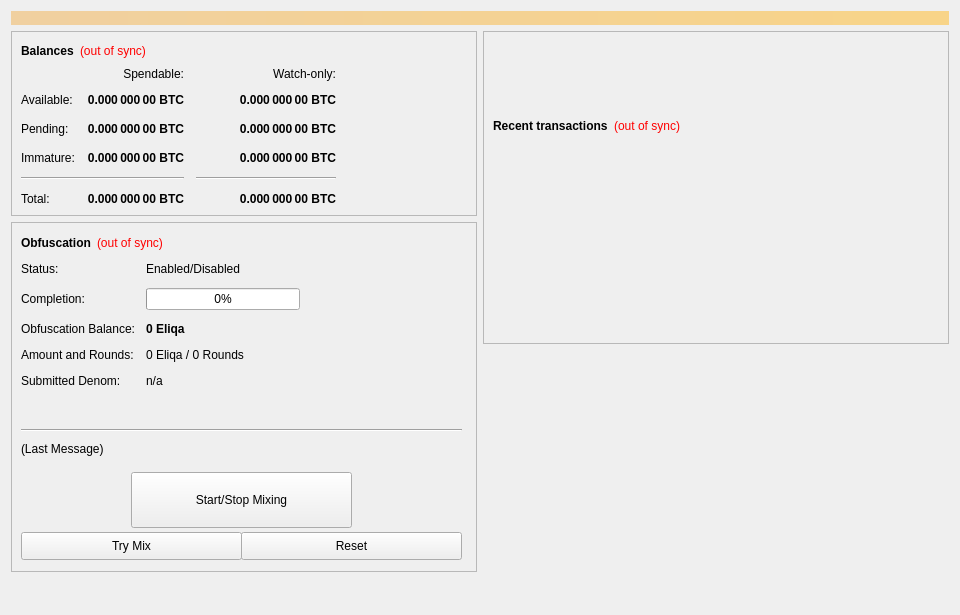
<?xml version="1.0" encoding="UTF-8"?>
<ui version="4.0">
 <class>OverviewPage</class>
 <widget class="QWidget" name="OverviewPage">
  <property name="geometry">
   <rect>
    <x>0</x>
    <y>0</y>
    <width>960</width>
    <height>615</height>
   </rect>
  </property>
  <property name="minimumSize">
   <size>
    <width>960</width>
    <height>0</height>
   </size>
  </property>
  <property name="windowTitle">
   <string>Form</string>
  </property>
  <layout class="QVBoxLayout" name="topLayout">
   <item>
    <widget class="QLabel" name="labelAlerts">
     <property name="visible">
      <bool>false</bool>
     </property>
     <property name="styleSheet">
      <string notr="true">background-color: qlineargradient(x1: 0, y1: 0, x2: 1, y2: 0, stop:0 #F0D0A0, stop:1 #F8D488); color:#000000;</string>
     </property>
     <property name="wordWrap">
      <bool>true</bool>
     </property>
     <property name="margin">
      <number>3</number>
     </property>
    </widget>
   </item>
   <item>
    <layout class="QHBoxLayout" name="horizontalLayout" stretch="1,1">
     <item>
      <layout class="QVBoxLayout" name="verticalLayout_2">
       <item>
        <widget class="QFrame" name="frame">
         <property name="frameShape">
          <enum>QFrame::StyledPanel</enum>
         </property>
         <property name="frameShadow">
          <enum>QFrame::Raised</enum>
         </property>
         <layout class="QVBoxLayout" name="verticalLayout_4">
          <item>
           <layout class="QHBoxLayout" name="horizontalLayout_4">
            <item>
             <widget class="QLabel" name="label_5">
              <property name="font">
               <font>
                <weight>75</weight>
                <bold>true</bold>
               </font>
              </property>
              <property name="text">
               <string>Balances</string>
              </property>
             </widget>
            </item>
            <item>
             <widget class="QLabel" name="labelWalletStatus">
              <property name="cursor">
               <cursorShape>WhatsThisCursor</cursorShape>
              </property>
              <property name="toolTip">
               <string>The displayed information may be out of date. Your wallet automatically synchronizes with the ELIQA network after a connection is established, but this process has not completed yet.</string>
              </property>
              <property name="styleSheet">
               <string notr="true">QLabel { color: red; }</string>
              </property>
              <property name="text">
               <string notr="true">(out of sync)</string>
              </property>
              <property name="alignment">
               <set>Qt::AlignLeading|Qt::AlignLeft|Qt::AlignVCenter</set>
              </property>
             </widget>
            </item>
            <item>
             <spacer name="horizontalSpacer_3">
              <property name="orientation">
               <enum>Qt::Horizontal</enum>
              </property>
              <property name="sizeHint" stdset="0">
               <size>
                <width>40</width>
                <height>20</height>
               </size>
              </property>
             </spacer>
            </item>
           </layout>
          </item>
          <item>
           <layout class="QGridLayout" name="gridLayout">
            <property name="spacing">
             <number>12</number>
            </property>
            <item row="2" column="2">
             <widget class="QLabel" name="labelWatchPending">
              <property name="font">
               <font>
                <weight>75</weight>
                <bold>true</bold>
               </font>
              </property>
              <property name="cursor">
               <cursorShape>IBeamCursor</cursorShape>
              </property>
              <property name="toolTip">
               <string>Unconfirmed transactions to watch-only addresses</string>
              </property>
              <property name="text">
               <string notr="true">0.000 000 00 BTC</string>
              </property>
              <property name="alignment">
               <set>Qt::AlignRight|Qt::AlignTrailing|Qt::AlignVCenter</set>
              </property>
              <property name="textInteractionFlags">
               <set>Qt::LinksAccessibleByMouse|Qt::TextSelectableByKeyboard|Qt::TextSelectableByMouse</set>
              </property>
             </widget>
            </item>
            <item row="2" column="1">
             <widget class="QLabel" name="labelUnconfirmed">
              <property name="font">
               <font>
                <weight>75</weight>
                <bold>true</bold>
               </font>
              </property>
              <property name="cursor">
               <cursorShape>IBeamCursor</cursorShape>
              </property>
              <property name="toolTip">
               <string>Total of transactions that have yet to be confirmed, and do not yet count toward the spendable balance</string>
              </property>
              <property name="text">
               <string notr="true">0.000 000 00 BTC</string>
              </property>
              <property name="alignment">
               <set>Qt::AlignRight|Qt::AlignTrailing|Qt::AlignVCenter</set>
              </property>
              <property name="textInteractionFlags">
               <set>Qt::LinksAccessibleByMouse|Qt::TextSelectableByKeyboard|Qt::TextSelectableByMouse</set>
              </property>
             </widget>
            </item>
            <item row="3" column="2">
             <widget class="QLabel" name="labelWatchImmature">
              <property name="font">
               <font>
                <weight>75</weight>
                <bold>true</bold>
               </font>
              </property>
              <property name="cursor">
               <cursorShape>IBeamCursor</cursorShape>
              </property>
              <property name="toolTip">
               <string>Staked or masternode rewards in watch-only addresses that has not yet matured</string>
              </property>
              <property name="text">
               <string notr="true">0.000 000 00 BTC</string>
              </property>
              <property name="alignment">
               <set>Qt::AlignRight|Qt::AlignTrailing|Qt::AlignVCenter</set>
              </property>
              <property name="textInteractionFlags">
               <set>Qt::LinksAccessibleByMouse|Qt::TextSelectableByKeyboard|Qt::TextSelectableByMouse</set>
              </property>
             </widget>
            </item>
            <item row="4" column="0" colspan="2">
             <widget class="Line" name="lineSpendableBalance">
              <property name="orientation">
               <enum>Qt::Horizontal</enum>
              </property>
             </widget>
            </item>
            <item row="4" column="2">
             <widget class="Line" name="lineWatchBalance">
              <property name="sizePolicy">
               <sizepolicy hsizetype="Preferred" vsizetype="Fixed">
                <horstretch>0</horstretch>
                <verstretch>0</verstretch>
               </sizepolicy>
              </property>
              <property name="minimumSize">
               <size>
                <width>140</width>
                <height>0</height>
               </size>
              </property>
              <property name="orientation">
               <enum>Qt::Horizontal</enum>
              </property>
             </widget>
            </item>
            <item row="5" column="0">
             <widget class="QLabel" name="labelTotalText">
              <property name="text">
               <string>Total:</string>
              </property>
             </widget>
            </item>
            <item row="3" column="1">
             <widget class="QLabel" name="labelImmature">
              <property name="font">
               <font>
                <weight>75</weight>
                <bold>true</bold>
               </font>
              </property>
              <property name="cursor">
               <cursorShape>IBeamCursor</cursorShape>
              </property>
              <property name="toolTip">
               <string>Staked or masternode rewards that has not yet matured</string>
              </property>
              <property name="text">
               <string notr="true">0.000 000 00 BTC</string>
              </property>
              <property name="alignment">
               <set>Qt::AlignRight|Qt::AlignTrailing|Qt::AlignVCenter</set>
              </property>
              <property name="textInteractionFlags">
               <set>Qt::LinksAccessibleByMouse|Qt::TextSelectableByKeyboard|Qt::TextSelectableByMouse</set>
              </property>
             </widget>
            </item>
            <item row="2" column="3">
             <spacer name="horizontalSpacer_2">
              <property name="orientation">
               <enum>Qt::Horizontal</enum>
              </property>
              <property name="sizeHint" stdset="0">
               <size>
                <width>40</width>
                <height>20</height>
               </size>
              </property>
             </spacer>
            </item>
            <item row="3" column="0">
             <widget class="QLabel" name="labelImmatureText">
              <property name="text">
               <string>Immature:</string>
              </property>
             </widget>
            </item>
            <item row="5" column="1">
             <widget class="QLabel" name="labelTotal">
              <property name="font">
               <font>
                <weight>75</weight>
                <bold>true</bold>
               </font>
              </property>
              <property name="cursor">
               <cursorShape>IBeamCursor</cursorShape>
              </property>
              <property name="toolTip">
               <string>Your current total balance</string>
              </property>
              <property name="text">
               <string notr="true">0.000 000 00 BTC</string>
              </property>
              <property name="alignment">
               <set>Qt::AlignRight|Qt::AlignTrailing|Qt::AlignVCenter</set>
              </property>
              <property name="textInteractionFlags">
               <set>Qt::LinksAccessibleByMouse|Qt::TextSelectableByKeyboard|Qt::TextSelectableByMouse</set>
              </property>
             </widget>
            </item>
            <item row="5" column="2">
             <widget class="QLabel" name="labelWatchTotal">
              <property name="font">
               <font>
                <weight>75</weight>
                <bold>true</bold>
               </font>
              </property>
              <property name="cursor">
               <cursorShape>IBeamCursor</cursorShape>
              </property>
              <property name="toolTip">
               <string>Current total balance in watch-only addresses</string>
              </property>
              <property name="text">
               <string notr="true">0.000 000 00 BTC</string>
              </property>
              <property name="alignment">
               <set>Qt::AlignRight|Qt::AlignTrailing|Qt::AlignVCenter</set>
              </property>
              <property name="textInteractionFlags">
               <set>Qt::LinksAccessibleByMouse|Qt::TextSelectableByKeyboard|Qt::TextSelectableByMouse</set>
              </property>
             </widget>
            </item>
            <item row="0" column="2">
             <widget class="QLabel" name="labelWatchonly">
              <property name="text">
               <string>Watch-only:</string>
              </property>
              <property name="alignment">
               <set>Qt::AlignRight|Qt::AlignTrailing|Qt::AlignVCenter</set>
              </property>
             </widget>
            </item>
            <item row="1" column="0">
             <widget class="QLabel" name="labelBalanceText">
              <property name="text">
               <string>Available:</string>
              </property>
             </widget>
            </item>
            <item row="1" column="1">
             <widget class="QLabel" name="labelBalance">
              <property name="font">
               <font>
                <weight>75</weight>
                <bold>true</bold>
               </font>
              </property>
              <property name="cursor">
               <cursorShape>IBeamCursor</cursorShape>
              </property>
              <property name="toolTip">
               <string>Your current spendable balance</string>
              </property>
              <property name="text">
               <string notr="true">0.000 000 00 BTC</string>
              </property>
              <property name="alignment">
               <set>Qt::AlignRight|Qt::AlignTrailing|Qt::AlignVCenter</set>
              </property>
              <property name="textInteractionFlags">
               <set>Qt::LinksAccessibleByMouse|Qt::TextSelectableByKeyboard|Qt::TextSelectableByMouse</set>
              </property>
             </widget>
            </item>
            <item row="1" column="2">
             <widget class="QLabel" name="labelWatchAvailable">
              <property name="font">
               <font>
                <weight>75</weight>
                <bold>true</bold>
               </font>
              </property>
              <property name="cursor">
               <cursorShape>IBeamCursor</cursorShape>
              </property>
              <property name="toolTip">
               <string>Your current balance in watch-only addresses</string>
              </property>
              <property name="text">
               <string notr="true">0.000 000 00 BTC</string>
              </property>
              <property name="alignment">
               <set>Qt::AlignRight|Qt::AlignTrailing|Qt::AlignVCenter</set>
              </property>
              <property name="textInteractionFlags">
               <set>Qt::LinksAccessibleByMouse|Qt::TextSelectableByKeyboard|Qt::TextSelectableByMouse</set>
              </property>
             </widget>
            </item>
            <item row="2" column="0">
             <widget class="QLabel" name="labelPendingText">
              <property name="text">
               <string>Pending:</string>
              </property>
             </widget>
            </item>
            <item row="0" column="1">
             <widget class="QLabel" name="labelSpendable">
              <property name="text">
               <string>Spendable:</string>
              </property>
              <property name="alignment">
               <set>Qt::AlignRight|Qt::AlignTrailing|Qt::AlignVCenter</set>
              </property>
             </widget>
            </item>
           </layout>
          </item>
         </layout>
        </widget>
       </item>
       <item>
        <widget class="QFrame" name="frameObfuscation">
         <property name="minimumSize">
          <size>
           <width>0</width>
           <height>350</height>
          </size>
         </property>
         <property name="layoutDirection">
          <enum>Qt::LeftToRight</enum>
         </property>
         <property name="frameShape">
          <enum>QFrame::StyledPanel</enum>
         </property>
         <property name="frameShadow">
          <enum>QFrame::Raised</enum>
         </property>
         <widget class="QWidget" name="formLayoutWidget">
          <property name="geometry">
           <rect>
            <x>10</x>
            <y>40</y>
            <width>451</width>
            <height>161</height>
           </rect>
          </property>
          <layout class="QFormLayout" name="formLayout">
           <property name="fieldGrowthPolicy">
            <enum>QFormLayout::AllNonFixedFieldsGrow</enum>
           </property>
           <property name="horizontalSpacing">
            <number>11</number>
           </property>
           <property name="verticalSpacing">
            <number>12</number>
           </property>
           <item row="0" column="0">
            <widget class="QLabel" name="label_6">
             <property name="text">
              <string>Status:</string>
             </property>
            </widget>
           </item>
           <item row="1" column="0">
            <widget class="QLabel" name="label_7">
             <property name="text">
              <string>Completion:</string>
             </property>
            </widget>
           </item>
           <item row="1" column="1">
            <widget class="QProgressBar" name="obfuscationProgress">
             <property name="maximumSize">
              <size>
               <width>154</width>
               <height>16777215</height>
              </size>
             </property>
             <property name="value">
              <number>0</number>
             </property>
            </widget>
           </item>
           <item row="2" column="0">
            <widget class="QLabel" name="labelAnonymizedText">
             <property name="text">
              <string>Obfuscation Balance:</string>
             </property>
            </widget>
           </item>
           <item row="2" column="1">
            <widget class="QLabel" name="labelAnonymized">
             <property name="font">
              <font>
               <weight>75</weight>
               <bold>true</bold>
              </font>
             </property>
             <property name="text">
              <string notr="true">0 Eliqa</string>
             </property>
            </widget>
           </item>
           <item row="3" column="0">
            <widget class="QLabel" name="label_8">
             <property name="text">
              <string>Amount and Rounds:</string>
             </property>
            </widget>
           </item>
           <item row="3" column="1">
            <widget class="QLabel" name="labelAmountRounds">
             <property name="text">
              <string>0 Eliqa / 0 Rounds</string>
             </property>
            </widget>
           </item>
           <item row="4" column="0">
            <widget class="QLabel" name="label_9">
             <property name="text">
              <string>Submitted Denom:</string>
             </property>
            </widget>
           </item>
           <item row="4" column="1">
            <widget class="QLabel" name="labelSubmittedDenom">
             <property name="toolTip">
              <string>The denominations you submitted to the Masternode.&lt;br&gt;To mix, other users must submit the exact same denominations.</string>
             </property>
             <property name="text">
              <string>n/a</string>
             </property>
            </widget>
           </item>
           <item row="0" column="1">
            <widget class="QLabel" name="obfuscationEnabled">
             <property name="text">
              <string>Enabled/Disabled</string>
             </property>
            </widget>
           </item>
          </layout>
         </widget>
         <widget class="QPushButton" name="runAutoDenom">
          <property name="geometry">
           <rect>
            <x>251</x>
            <y>17</y>
            <width>1</width>
            <height>1</height>
           </rect>
          </property>
          <property name="palette">
           <palette>
            <active>
             <colorrole role="WindowText">
              <brush brushstyle="SolidPattern">
               <color alpha="255">
                <red>0</red>
                <green>0</green>
                <blue>0</blue>
               </color>
              </brush>
             </colorrole>
             <colorrole role="Button">
              <brush brushstyle="SolidPattern">
               <color alpha="255">
                <red>239</red>
                <green>238</green>
                <blue>238</blue>
               </color>
              </brush>
             </colorrole>
             <colorrole role="Light">
              <brush brushstyle="SolidPattern">
               <color alpha="255">
                <red>255</red>
                <green>255</green>
                <blue>255</blue>
               </color>
              </brush>
             </colorrole>
             <colorrole role="Midlight">
              <brush brushstyle="SolidPattern">
               <color alpha="255">
                <red>247</red>
                <green>246</green>
                <blue>246</blue>
               </color>
              </brush>
             </colorrole>
             <colorrole role="Dark">
              <brush brushstyle="SolidPattern">
               <color alpha="255">
                <red>119</red>
                <green>119</green>
                <blue>119</blue>
               </color>
              </brush>
             </colorrole>
             <colorrole role="Mid">
              <brush brushstyle="SolidPattern">
               <color alpha="255">
                <red>159</red>
                <green>159</green>
                <blue>159</blue>
               </color>
              </brush>
             </colorrole>
             <colorrole role="Text">
              <brush brushstyle="SolidPattern">
               <color alpha="255">
                <red>0</red>
                <green>0</green>
                <blue>0</blue>
               </color>
              </brush>
             </colorrole>
             <colorrole role="BrightText">
              <brush brushstyle="SolidPattern">
               <color alpha="255">
                <red>255</red>
                <green>255</green>
                <blue>255</blue>
               </color>
              </brush>
             </colorrole>
             <colorrole role="ButtonText">
              <brush brushstyle="SolidPattern">
               <color alpha="255">
                <red>0</red>
                <green>0</green>
                <blue>0</blue>
               </color>
              </brush>
             </colorrole>
             <colorrole role="Base">
              <brush brushstyle="SolidPattern">
               <color alpha="255">
                <red>255</red>
                <green>255</green>
                <blue>255</blue>
               </color>
              </brush>
             </colorrole>
             <colorrole role="Window">
              <brush brushstyle="SolidPattern">
               <color alpha="255">
                <red>239</red>
                <green>238</green>
                <blue>238</blue>
               </color>
              </brush>
             </colorrole>
             <colorrole role="Shadow">
              <brush brushstyle="SolidPattern">
               <color alpha="255">
                <red>0</red>
                <green>0</green>
                <blue>0</blue>
               </color>
              </brush>
             </colorrole>
             <colorrole role="AlternateBase">
              <brush brushstyle="SolidPattern">
               <color alpha="255">
                <red>247</red>
                <green>246</green>
                <blue>246</blue>
               </color>
              </brush>
             </colorrole>
             <colorrole role="ToolTipBase">
              <brush brushstyle="SolidPattern">
               <color alpha="255">
                <red>255</red>
                <green>255</green>
                <blue>220</blue>
               </color>
              </brush>
             </colorrole>
             <colorrole role="ToolTipText">
              <brush brushstyle="SolidPattern">
               <color alpha="255">
                <red>0</red>
                <green>0</green>
                <blue>0</blue>
               </color>
              </brush>
             </colorrole>
            </active>
            <inactive>
             <colorrole role="WindowText">
              <brush brushstyle="SolidPattern">
               <color alpha="255">
                <red>0</red>
                <green>0</green>
                <blue>0</blue>
               </color>
              </brush>
             </colorrole>
             <colorrole role="Button">
              <brush brushstyle="SolidPattern">
               <color alpha="255">
                <red>239</red>
                <green>238</green>
                <blue>238</blue>
               </color>
              </brush>
             </colorrole>
             <colorrole role="Light">
              <brush brushstyle="SolidPattern">
               <color alpha="255">
                <red>255</red>
                <green>255</green>
                <blue>255</blue>
               </color>
              </brush>
             </colorrole>
             <colorrole role="Midlight">
              <brush brushstyle="SolidPattern">
               <color alpha="255">
                <red>247</red>
                <green>246</green>
                <blue>246</blue>
               </color>
              </brush>
             </colorrole>
             <colorrole role="Dark">
              <brush brushstyle="SolidPattern">
               <color alpha="255">
                <red>119</red>
                <green>119</green>
                <blue>119</blue>
               </color>
              </brush>
             </colorrole>
             <colorrole role="Mid">
              <brush brushstyle="SolidPattern">
               <color alpha="255">
                <red>159</red>
                <green>159</green>
                <blue>159</blue>
               </color>
              </brush>
             </colorrole>
             <colorrole role="Text">
              <brush brushstyle="SolidPattern">
               <color alpha="255">
                <red>0</red>
                <green>0</green>
                <blue>0</blue>
               </color>
              </brush>
             </colorrole>
             <colorrole role="BrightText">
              <brush brushstyle="SolidPattern">
               <color alpha="255">
                <red>255</red>
                <green>255</green>
                <blue>255</blue>
               </color>
              </brush>
             </colorrole>
             <colorrole role="ButtonText">
              <brush brushstyle="SolidPattern">
               <color alpha="255">
                <red>0</red>
                <green>0</green>
                <blue>0</blue>
               </color>
              </brush>
             </colorrole>
             <colorrole role="Base">
              <brush brushstyle="SolidPattern">
               <color alpha="255">
                <red>255</red>
                <green>255</green>
                <blue>255</blue>
               </color>
              </brush>
             </colorrole>
             <colorrole role="Window">
              <brush brushstyle="SolidPattern">
               <color alpha="255">
                <red>239</red>
                <green>238</green>
                <blue>238</blue>
               </color>
              </brush>
             </colorrole>
             <colorrole role="Shadow">
              <brush brushstyle="SolidPattern">
               <color alpha="255">
                <red>0</red>
                <green>0</green>
                <blue>0</blue>
               </color>
              </brush>
             </colorrole>
             <colorrole role="AlternateBase">
              <brush brushstyle="SolidPattern">
               <color alpha="255">
                <red>247</red>
                <green>246</green>
                <blue>246</blue>
               </color>
              </brush>
             </colorrole>
             <colorrole role="ToolTipBase">
              <brush brushstyle="SolidPattern">
               <color alpha="255">
                <red>255</red>
                <green>255</green>
                <blue>220</blue>
               </color>
              </brush>
             </colorrole>
             <colorrole role="ToolTipText">
              <brush brushstyle="SolidPattern">
               <color alpha="255">
                <red>0</red>
                <green>0</green>
                <blue>0</blue>
               </color>
              </brush>
             </colorrole>
            </inactive>
            <disabled>
             <colorrole role="WindowText">
              <brush brushstyle="SolidPattern">
               <color alpha="255">
                <red>119</red>
                <green>119</green>
                <blue>119</blue>
               </color>
              </brush>
             </colorrole>
             <colorrole role="Button">
              <brush brushstyle="SolidPattern">
               <color alpha="255">
                <red>239</red>
                <green>238</green>
                <blue>238</blue>
               </color>
              </brush>
             </colorrole>
             <colorrole role="Light">
              <brush brushstyle="SolidPattern">
               <color alpha="255">
                <red>255</red>
                <green>255</green>
                <blue>255</blue>
               </color>
              </brush>
             </colorrole>
             <colorrole role="Midlight">
              <brush brushstyle="SolidPattern">
               <color alpha="255">
                <red>247</red>
                <green>246</green>
                <blue>246</blue>
               </color>
              </brush>
             </colorrole>
             <colorrole role="Dark">
              <brush brushstyle="SolidPattern">
               <color alpha="255">
                <red>119</red>
                <green>119</green>
                <blue>119</blue>
               </color>
              </brush>
             </colorrole>
             <colorrole role="Mid">
              <brush brushstyle="SolidPattern">
               <color alpha="255">
                <red>159</red>
                <green>159</green>
                <blue>159</blue>
               </color>
              </brush>
             </colorrole>
             <colorrole role="Text">
              <brush brushstyle="SolidPattern">
               <color alpha="255">
                <red>119</red>
                <green>119</green>
                <blue>119</blue>
               </color>
              </brush>
             </colorrole>
             <colorrole role="BrightText">
              <brush brushstyle="SolidPattern">
               <color alpha="255">
                <red>255</red>
                <green>255</green>
                <blue>255</blue>
               </color>
              </brush>
             </colorrole>
             <colorrole role="ButtonText">
              <brush brushstyle="SolidPattern">
               <color alpha="255">
                <red>119</red>
                <green>119</green>
                <blue>119</blue>
               </color>
              </brush>
             </colorrole>
             <colorrole role="Base">
              <brush brushstyle="SolidPattern">
               <color alpha="255">
                <red>239</red>
                <green>238</green>
                <blue>238</blue>
               </color>
              </brush>
             </colorrole>
             <colorrole role="Window">
              <brush brushstyle="SolidPattern">
               <color alpha="255">
                <red>239</red>
                <green>238</green>
                <blue>238</blue>
               </color>
              </brush>
             </colorrole>
             <colorrole role="Shadow">
              <brush brushstyle="SolidPattern">
               <color alpha="255">
                <red>0</red>
                <green>0</green>
                <blue>0</blue>
               </color>
              </brush>
             </colorrole>
             <colorrole role="AlternateBase">
              <brush brushstyle="SolidPattern">
               <color alpha="255">
                <red>239</red>
                <green>238</green>
                <blue>238</blue>
               </color>
              </brush>
             </colorrole>
             <colorrole role="ToolTipBase">
              <brush brushstyle="SolidPattern">
               <color alpha="255">
                <red>255</red>
                <green>255</green>
                <blue>220</blue>
               </color>
              </brush>
             </colorrole>
             <colorrole role="ToolTipText">
              <brush brushstyle="SolidPattern">
               <color alpha="255">
                <red>0</red>
                <green>0</green>
                <blue>0</blue>
               </color>
              </brush>
             </colorrole>
            </disabled>
           </palette>
          </property>
          <property name="focusPolicy">
           <enum>Qt::NoFocus</enum>
          </property>
          <property name="autoFillBackground">
           <bool>true</bool>
          </property>
          <property name="text">
           <string/>
          </property>
          <property name="flat">
           <bool>true</bool>
          </property>
         </widget>
         <widget class="QPushButton" name="toggleObfuscation">
          <property name="geometry">
           <rect>
            <x>120</x>
            <y>250</y>
            <width>221</width>
            <height>56</height>
           </rect>
          </property>
          <property name="sizePolicy">
           <sizepolicy hsizetype="MinimumExpanding" vsizetype="Fixed">
            <horstretch>0</horstretch>
            <verstretch>0</verstretch>
           </sizepolicy>
          </property>
          <property name="text">
           <string>Start/Stop Mixing</string>
          </property>
         </widget>
         <widget class="Line" name="lineLastMessage">
          <property name="geometry">
           <rect>
            <x>10</x>
            <y>200</y>
            <width>441</width>
            <height>16</height>
           </rect>
          </property>
          <property name="orientation">
           <enum>Qt::Horizontal</enum>
          </property>
         </widget>
         <widget class="QLabel" name="obfuscationStatus">
          <property name="geometry">
           <rect>
            <x>10</x>
            <y>220</y>
            <width>451</width>
            <height>61</height>
           </rect>
          </property>
          <property name="minimumSize">
           <size>
            <width>288</width>
            <height>43</height>
           </size>
          </property>
          <property name="text">
           <string>(Last Message)</string>
          </property>
          <property name="alignment">
           <set>Qt::AlignLeading|Qt::AlignLeft|Qt::AlignTop</set>
          </property>
          <property name="wordWrap">
           <bool>true</bool>
          </property>
         </widget>
         <widget class="QPushButton" name="obfuscationAuto">
          <property name="geometry">
           <rect>
            <x>10</x>
            <y>310</y>
            <width>221</width>
            <height>28</height>
           </rect>
          </property>
          <property name="sizePolicy">
           <sizepolicy hsizetype="MinimumExpanding" vsizetype="Fixed">
            <horstretch>0</horstretch>
            <verstretch>0</verstretch>
           </sizepolicy>
          </property>
          <property name="toolTip">
           <string>Try to manually submit a Obfuscation request.</string>
          </property>
          <property name="text">
           <string>Try Mix</string>
          </property>
         </widget>
         <widget class="QPushButton" name="obfuscationReset">
          <property name="geometry">
           <rect>
            <x>230</x>
            <y>310</y>
            <width>221</width>
            <height>28</height>
           </rect>
          </property>
          <property name="sizePolicy">
           <sizepolicy hsizetype="MinimumExpanding" vsizetype="Fixed">
            <horstretch>0</horstretch>
            <verstretch>0</verstretch>
           </sizepolicy>
          </property>
          <property name="toolTip">
           <string>Reset the current status of Obfuscation (can interrupt Obfuscation if it's in the process of Mixing, which can cost you money!)</string>
          </property>
          <property name="autoFillBackground">
           <bool>false</bool>
          </property>
          <property name="text">
           <string>Reset</string>
          </property>
         </widget>
         <widget class="QWidget" name="layoutWidget">
          <property name="geometry">
           <rect>
            <x>10</x>
            <y>10</y>
            <width>431</width>
            <height>22</height>
           </rect>
          </property>
          <layout class="QHBoxLayout" name="horizontalLayout_5">
           <item>
            <widget class="QLabel" name="label_2">
             <property name="font">
              <font>
               <weight>75</weight>
               <bold>true</bold>
              </font>
             </property>
             <property name="text">
              <string>Obfuscation</string>
             </property>
            </widget>
           </item>
           <item>
            <widget class="QLabel" name="labelObfuscationSyncStatus">
             <property name="toolTip">
              <string>The displayed information may be out of date. Your wallet automatically synchronizes with the ELIQA network after a connection is established, but this process has not completed yet.</string>
             </property>
             <property name="styleSheet">
              <string notr="true">QLabel { color: red; }</string>
             </property>
             <property name="text">
              <string notr="true">(out of sync)</string>
             </property>
             <property name="alignment">
              <set>Qt::AlignLeading|Qt::AlignLeft|Qt::AlignVCenter</set>
             </property>
            </widget>
           </item>
           <item>
            <spacer name="horizontalSpacer_4">
             <property name="orientation">
              <enum>Qt::Horizontal</enum>
             </property>
             <property name="sizeHint" stdset="0">
              <size>
               <width>40</width>
               <height>20</height>
              </size>
             </property>
            </spacer>
           </item>
          </layout>
         </widget>
        </widget>
       </item>
       <item>
        <spacer name="verticalSpacer">
         <property name="orientation">
          <enum>Qt::Vertical</enum>
         </property>
         <property name="sizeHint" stdset="0">
          <size>
           <width>20</width>
           <height>40</height>
          </size>
         </property>
        </spacer>
       </item>
      </layout>
     </item>
     <item>
      <layout class="QVBoxLayout" name="verticalLayout_3">
       <item>
        <widget class="QFrame" name="frame_2">
         <property name="frameShape">
          <enum>QFrame::StyledPanel</enum>
         </property>
         <property name="frameShadow">
          <enum>QFrame::Raised</enum>
         </property>
         <layout class="QVBoxLayout" name="verticalLayout">
          <item>
           <spacer name="verticalSpacer_3">
            <property name="orientation">
             <enum>Qt::Vertical</enum>
            </property>
            <property name="sizeType">
             <enum>QSizePolicy::Fixed</enum>
            </property>
            <property name="sizeHint" stdset="0">
             <size>
              <width>20</width>
              <height>75</height>
             </size>
            </property>
           </spacer>
          </item>
          <item>
           <layout class="QHBoxLayout" name="horizontalLayout_2">
            <item>
             <widget class="QLabel" name="label_4">
              <property name="font">
               <font>
                <weight>75</weight>
                <bold>true</bold>
               </font>
              </property>
              <property name="text">
               <string>Recent transactions</string>
              </property>
             </widget>
            </item>
            <item>
             <widget class="QLabel" name="labelTransactionsStatus">
              <property name="cursor">
               <cursorShape>WhatsThisCursor</cursorShape>
              </property>
              <property name="toolTip">
               <string>The displayed information may be out of date. Your wallet automatically synchronizes with the ELIQA network after a connection is established, but this process has not completed yet.</string>
              </property>
              <property name="styleSheet">
               <string notr="true">QLabel { color: red; }</string>
              </property>
              <property name="text">
               <string notr="true">(out of sync)</string>
              </property>
              <property name="alignment">
               <set>Qt::AlignRight|Qt::AlignTrailing|Qt::AlignVCenter</set>
              </property>
             </widget>
            </item>
            <item>
             <spacer name="horizontalSpacer">
              <property name="orientation">
               <enum>Qt::Horizontal</enum>
              </property>
              <property name="sizeHint" stdset="0">
               <size>
                <width>40</width>
                <height>20</height>
               </size>
              </property>
             </spacer>
            </item>
           </layout>
          </item>
          <item>
           <widget class="QListView" name="listTransactions">
            <property name="styleSheet">
             <string notr="true">QListView { background: transparent; }</string>
            </property>
            <property name="frameShape">
             <enum>QFrame::NoFrame</enum>
            </property>
            <property name="verticalScrollBarPolicy">
             <enum>Qt::ScrollBarAlwaysOff</enum>
            </property>
            <property name="horizontalScrollBarPolicy">
             <enum>Qt::ScrollBarAlwaysOff</enum>
            </property>
            <property name="selectionMode">
             <enum>QAbstractItemView::NoSelection</enum>
            </property>
           </widget>
          </item>
         </layout>
        </widget>
       </item>
       <item>
        <spacer name="verticalSpacer_2">
         <property name="orientation">
          <enum>Qt::Vertical</enum>
         </property>
         <property name="sizeType">
          <enum>QSizePolicy::Expanding</enum>
         </property>
         <property name="sizeHint" stdset="0">
          <size>
           <width>20</width>
           <height>40</height>
          </size>
         </property>
        </spacer>
       </item>
      </layout>
     </item>
    </layout>
   </item>
  </layout>
 </widget>
 <resources/>
 <connections/>
</ui>
